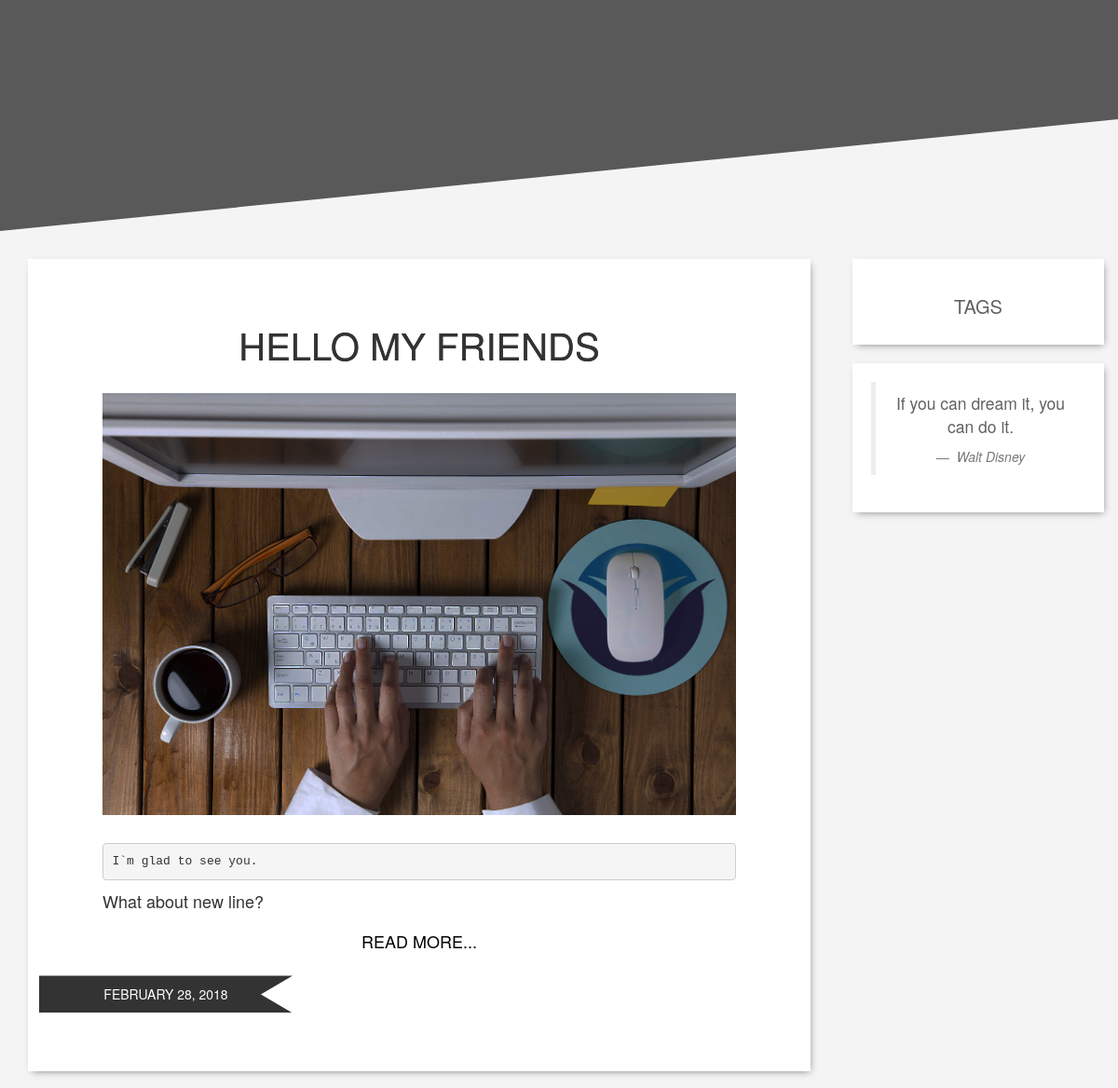
The page /index (middle part) on the database as committed earlier.
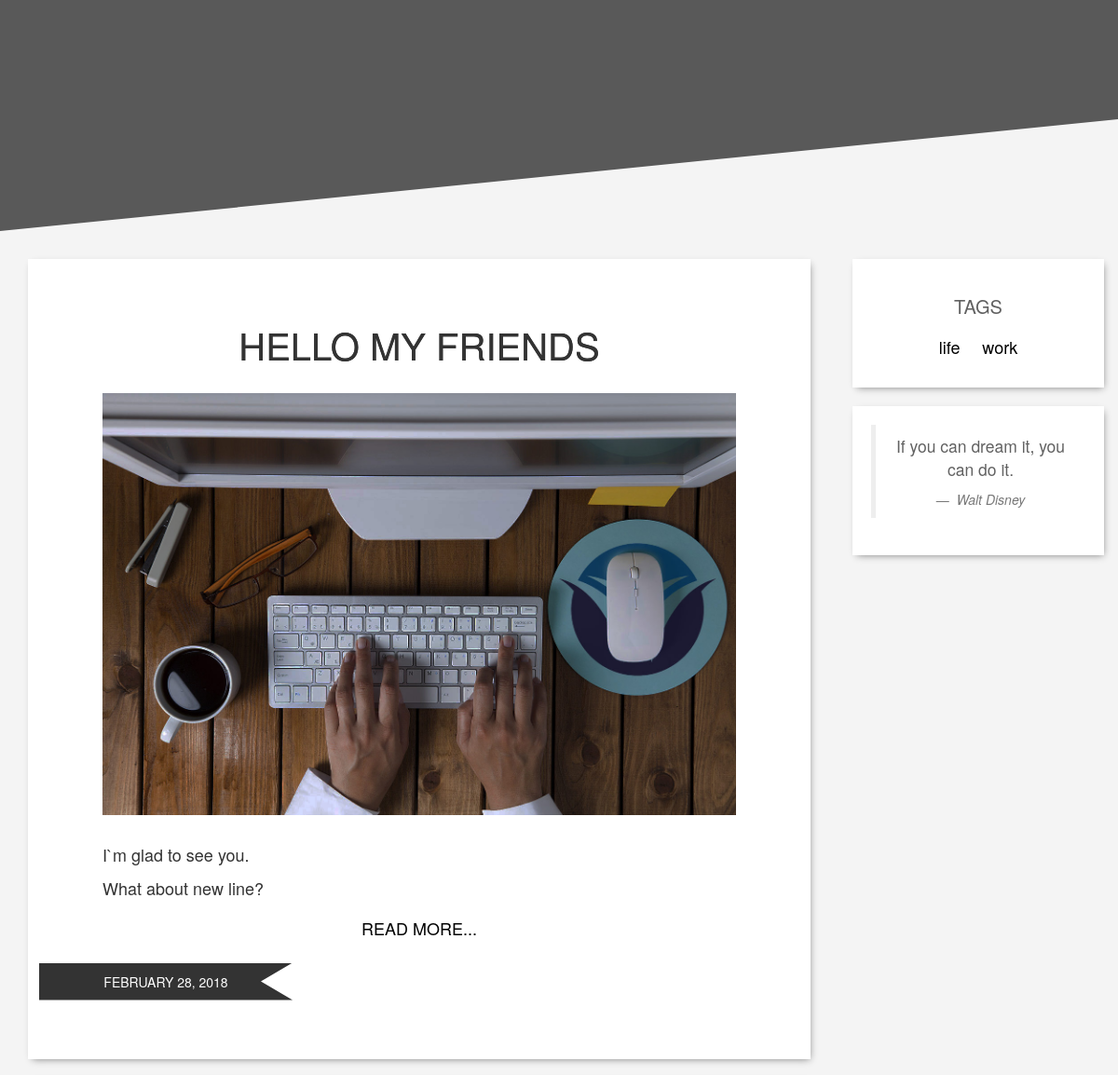
The same page on the database as committed later.
### my_blog/blueprints/blog/models.py (models this page shows, shortened)
class BlogPost(db.Model):
    id = db.Column(db.Integer, primary_key=True)
    title = db.Column(db.String(128))
    date = db.Column(db.DateTime)
    content = db.Column(db.String)
    imagePath = db.Column(db.String)
    published = db.Column(db.Boolean)
    _tags = db.relationship('Tag', secondary =tags, lazy ='joined', backref=db.backref('BlogPost', lazy='dynamic'))
    @staticmethod
    def blogposts_page(pagenum):
        blogposts = BlogPost.query.order_by(desc(BlogPost.id)).paginate(pagenum, 2 ,error_out=False)
        return blogposts
    def markup_content(self):
        return Markup(markdown(self.content))
    def intro_content(self):
        return self.markup_content()[:100]
    def formated_date(self):
        return "{0:%B %d, %Y}".format(self.date).upper()
    @property
    def tags(self):
        return ",".join([tag.name for tag in self._tags])
    @tags.setter
    def tags(self, string):
        if string:
            self._tags = [Tag.get_or_create(tag) for tag in string.split(',')]
        else:
            self._tags = []

class Tag(db.Model):
    id = db.Column(db.Integer, primary_key=True)
    name = db.Column(db.String(128))
    @staticmethod
    def all():
        return Tag.query.all()
    def __repr__(self):
        return self.name

### my_blog/blueprints/main/views.py (the view)
@main.route('/')
@main.route('/index')
def index():
	return render_template('home.html', blogposts = BlogPost.blogposts_page(1), pagenum = 1, tags = Tag.all())

### my_blog/blueprints/main/templates/home.html (shortened to what this page needs)
{% extends "base.html" %}
{% block header %}
<div class="header--mainpage"
  <div class="bg_video">
    <video class="bg_video__content" autoplay muted loop>
      <source src="{{ url_for('static', filename='img/video.mp4') }}" >
    </video>
  </div>
  <div class="header__intro">
    <div id="Intro">DevNotes
      <div id="SubIntro">Dev`s blog. Quick start to technologies</div>
    </div>
  </div>
{% endblock %}

### my_blog/templates/base.html (shortened to what this page needs)
<!doctype html>
 <html class="no-js" lang="">
    <head>
        <link rel="stylesheet" href="{{ url_for('static', filename='css/bootstrap.min.css')}}">
        <link rel="stylesheet" href="{{ url_for('static', filename='css/bootstrap-theme.min.css')}}">
        <link rel="stylesheet" href="{{ url_for('static', filename='css/main.css')}}">
    </head>
    <body>
        <header class="header">
          {% block header %}{% endblock %}
        </header>
        <div class="container">
          <div class="row">
            {% block content %}
            <div class="col-md-9 ">
              <div class="main-column">
                <div class="container blog-posts">
                {% with blogposts = blogposts %}
                {% include "blog.html"%}
                {% endwith %}
                </div>
              </div>
            </div>
            {% endblock %}
            {% block sidebar %}
            <aside class="col-md-3">
              <div class="sidebar">
                <div class="tags container">
                  <h2>TAGS</h2>
                  {% if tags %}
                    {% for tag in tags %}
                    <div class="tag"><a href="{{url_for('blog.tag', name=tag.name)}}">{{tag}}</a></div>
                    {% endfor %}
                  {% endif %}
                </div>
                <div class="blockquote container">
                  <blockquote>
                    <p>If you can dream it, you can do it.</p>
                    <footer> <cite title="Source Title">Walt Disney</cite></footer>
                  </blockquote>
                </div>
              </div>
            {% endblock %}
          </aside>
          </div>
    </div>
    </body>
</html>

### my_blog/blueprints/main/templates/blog.html (shortened to what this page needs)
{% from "pagination_macros.html" import pagination %}
{% if  blogposts.total > 0 %}
{% for blogpost in blogposts.items %}
{% with blogpost = blogpost %}
{% include "blogpost-intro.html"%}
{% endwith %}
{% endfor %}
{% else %}
No posts yet.
{% endif %}

### my_blog/blueprints/main/templates/blogpost-intro.html (shortened to what this page needs)
<div class="card blogpost-intro container" >
  <div class="card-block blogpost-intro__content">
    <h4 class="card-title"><a class="blogpost-intro__title" href="{{url_for('blog.read', post_title=blogpost.title)}}">{{blogpost.title}}</a></h4>
    <img class="card-img-top blogpost-intro__picture" src="{{url_for('static', filename=blogpost.imagePath)}}" alt="Blogpost background image">
    <div class="blogpost-intro__text">
      <p class="card-text">{{blogpost.intro_content()}}</p>
    </div>
    <a href="{{url_for('blog.read', post_title=blogpost.title)}}" class="btn blogpost-intro__link">READ MORE...</a>
    <div class="blogpost-intro__date">
    <div class="blogpost-intro__date-value"><p>{{blogpost.formated_date()}}</p></div>
    </div>
    </div>
</div>

### my_blog/static/css/main.css (style rules this page uses)
html { font-size: 62.5%; }
body { background:#F4F4F4; margin:0; font-family: Oswald, "Helvetica Neue", Arial, Helvetica, Verdana, sans-serif; }
.container { width:auto; box-sizing: border-box; }
header { vertical-align: middle; margin-bottom: 1rem; }
.header--mainpage { display: block; height: 100vh; overflow: hidden; clip-path:polygon(0 0, 100% 0, 100% 85vh, 0 100%); position: relative; z-index: -1; }
.header--mainpage:after { content: ''; background: rgba(51, 51, 51, 0.8); position: absolute; width: 100%; height: 100%; top:0; left:0; box-sizing: border-box; }
.bg_video__content { height:100%; width: 100%; object-fit: cover; }
#Intro { position: absolute; top:40%; left:10%; text-align: left; color:#FFFFFF; font-size:7rem; }
#SubIntro { color:#888888; font-size:2rem; }
.sidebar > div, .blogpost-intro, .login-form, .edit_post-form { margin:2rem 0rem; text-align: center; box-shadow: 2px 3px 8px -3px grey; background:#FFFFFF; padding:2rem; box-sizing: border-box; }
.blogpost-intro { padding: 6rem 8rem; position: relative; overflow: hidden; }
.blogpost-intro__title { text-transform: uppercase; font-size:4rem; letter-spacing: 0px; text-align: center; margin:3rem 0rem 0rem; }
.blogpost-intro__title:link, .blogpost-intro__title:visited, .blogpost-intro__title:active { color: inherit; text-decoration: none; transition: all .1s; transform: scale(1); text-shadow: 0px 0px 0px; }
.blogpost-intro__picture { max-width:100%; margin:2rem 0rem; }
.blogpost-intro__link { color: black; font-size: 1.8rem; }
.blogpost-intro__text { text-align: justify; font-size: 1.8rem; }
.blogpost-intro__date { position: relative; width: 100%; height:6rem; }
.blogpost-intro__date-value { position: absolute; left:-10%; bottom: 5%; height:4rem; width: 100%; background: #333333; overflow: hidden; clip-path:polygon(0 0, 40% 0, 35% 50%, 40% 100%, 0 100%); color: white; }
.blogpost-intro__date-value p { margin: 0; position: absolute; top: 50%; left: 20%; transform: translate(-50%, -50%); }
.sidebar { color:#616161; text-align: justify; }
.sidebar h2 { font-size:2rem; text-align: center; }
.tags .tag { display: inline-block; padding: 1rem; }
.tags a { color: black; font-size: 1.8rem; }

Rows that differ between the two databases and show on the page:
added Tag: name "life"
added Tag: name "work"
